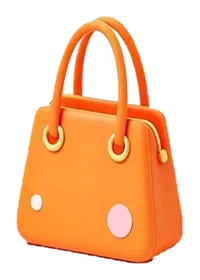
#> input picture assets/items/photos/item_784.webp, 200 x 280 px
$ python -i import_item_photos.py   (imports and definitions only)
#> lines starting #> are read from the running program, lines starting #| are printed output that depends on the picture; after the words box and inside, x2 and y2 are one past the last pixel; in counts of white or black regions, pixels touching at a corner belong together
#!/usr/bin/env python3
"""Import the supplied white-background item photos without redrawing them."""
import argparse
import hashlib
import json
import re
import shutil
import tempfile
from concurrent.futures import ThreadPoolExecutor
from pathlib import Path

from PIL import Image, ImageChops, ImageDraw

ROOT = Path(__file__).resolve().parents[1]
EXCLUDED_ITEM_NUMBERS = {
    801, 805, 829, 833, 835, 842, 849, 857, 859, 893,
    906, 912, 913, 935, 937, 938, 954, 963, 965, 966,
    968, 990, 995,
}

# Source numbers stay stable, including the unusually numbered source files.
GROUPS = [
    (810, 815, 'stocking', '彩色长袜'), (816, 822, 'gift', '蝴蝶结礼盒'),
    (823, 826, 'candle', '彩色蜡烛'), (827, 830, 'cat', '小猫公仔'),
    (831, 843, 'plant', '绿植盆栽'), (845, 847, 'rabbit', '小兔公仔'),
    (848, 855, 'bear', '小熊公仔'), (856, 859, 'carton', '饮品纸盒'),
    (860, 864, 'snack', '零食袋'), (865, 867, 'carton', '饮品纸盒'),
    (869, 871, 'snack', '零食袋'), (872, 875, 'carton', '果味饮品'),
    (876, 880, 'snack', '零食袋'), (881, 892, 'bottle', '汽水瓶'),
    (893, 894, 'stocking', '条纹长袜'), (898, 899, 'coffee_maker', '咖啡机'),
    (905, 906, 'bin', '收纳桶'), (908, 911, 'cleaner', '清洁用品'),
    (912, 913, 'toothbrush_cup', '牙刷杯'), (914, 915, 'dryer', '吹风机'),
    (916, 917, 'vacuum', '吸尘器'), (919, 921, 'lantern', '彩色灯笼'),
    (922, 925, 'wreath', '节日花环'), (926, 927, 'pouch', '福袋'),
    (928, 929, 'party_popper', '庆典礼炮'), (930, 931, 'gift', '节日礼盒'),
    (932, 933, 'shoe', '高帮运动鞋'), (934, 936, 'scarf', '彩色围巾'),
    (937, 938, 'handbag', '手提包'), (939, 940, 'perfume', '香水瓶'),
    (941, 942, 'backpack', '双肩背包'), (943, 944, 'scooter', '小摩托'),
    (946, 948, 'balloon', '热气球'), (972, 981, 'drink', '彩色饮料'),
    (987, 988, 'snack', '薯片袋'), (990, 993, 'plant', '花草盆栽'),
]
SPECIAL = {
    784: ('handbag', '橙色波点手提包'), 785: ('handbag', '红色波点手提包'),
    786: ('game_console', '黄色闪电游戏机'), 787: ('game_console', '紫色月亮游戏机'),
    788: ('game_console', '蓝色星星游戏机'), 789: ('game_console', '绿色方块游戏机'),
    790: ('cookie', '彩虹糖针饼干'), 791: ('cookie', '坚果夹心饼干'),
    792: ('cookie', '蓝色糖霜饼干'), 793: ('cookie', '橙子糖霜饼干'),
    794: ('cookie', '巧克力坚果饼干'), 795: ('cookie', '金黄夹心饼干'),
    796: ('can', '蓝色星空汽水罐'), 797: ('can', '彩虹汽水罐'),
    798: ('can', '绿色青柠汽水罐'),
    799: ('lamp', '复古小夜灯'), 800: ('can', '草莓汽水罐'),
    801: ('can', '粉色草莓汽水罐'), 802: ('can', '柠檬汽水罐'),
    803: ('can', '蓝色海浪汽水罐'), 804: ('backpack', '紫色小兔背包'),
    805: ('backpack', '绿色糖果背包'), 806: ('backpack', '蓝色双肩背包'),
    807: ('backpack', '奶黄色小猫背包'), 808: ('backpack', '橙色胡萝卜背包'),
    809: ('backpack', '深蓝星星背包'),
    885: ('snack', '彩色波点零食袋'), 886: ('snack', '绿色波纹零食袋'),
    887: ('snack', '星光零食袋'),
    895: ('lamp', '青色台灯'), 896: ('drink', '橙色饮料'),
    897: ('calculator', '橙色计算器'), 900: ('bowling', '保龄球瓶'),
    901: ('racket', '网球拍'), 902: ('flask', '蓝色水壶'),
    907: ('brush', '清洁刷'), 918: ('tree', '圣诞树'),
    945: ('skateboard', '青色滑板'), 949: ('train', '红色列车'),
    951: ('notebook', '粉色笔记本'), 952: ('calculator', '红色计算器'),
    953: ('dice', '彩色骰子'), 954: ('headphones', '黄色耳机'),
    955: ('remote', '紫色遥控器'), 956: ('laptop', '蓝色笔记本电脑'),
    957: ('flask', '粉色保温杯'), 958: ('board', '灰色砧板'),
    959: ('microwave', '橙色微波炉'), 960: ('rice_cooker', '紫色电饭锅'),
    961: ('toaster', '黄色烤面包机'), 962: ('coffee_maker', '蓝色咖啡机'),
    963: ('kettle', '蓝色水壶'), 964: ('pan', '红色煎锅'),
    965: ('stool', '木色圆凳'), 966: ('chair', '黄色扶手椅'),
    968: ('washer', '洗衣机'), 969: ('fan', '蓝色风扇'),
    970: ('fridge', '青色冰箱'), 971: ('clock', '红色闹钟'),
    982: ('mitten', '黄色手套'), 983: ('drink', '玻璃杯饮料'),
    984: ('lamp', '橙色台灯'), 985: ('leaf', '龟背竹叶'),
    986: ('carton', '蓝盒牛奶'), 989: ('bottle', '小熊饮料瓶'),
    991: ('cookie', '圆形饼干'), 995: ('mitten', '雪花手套'),
    996: ('notebook', '彩色笔记本'), 997: ('stocking', '黄黑条纹长袜'),
    998: ('bottle', '蓝色矿泉水'), 999: ('bottle', '橙味汽水'),
    8788: ('snack', '彩色糖果袋'), 8871: ('carton', '葡萄饮品盒'),
    8877: ('snack', '饼干袋'), 9771: ('lamp', '紫色台灯'),
    88868: ('snack', '紫色薯片袋'),
}


def transparent_photo(path):
#> called with path = '../assets/items/photos/item_784.webp'
    rgb = Image.open(path).convert('RGB')
    r, g, b = rgb.split()
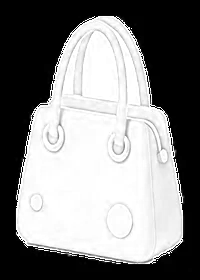
#> r: PIL image 200x280 L; min 0, max 255, mean 133.2
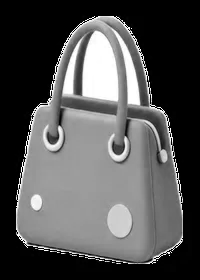
#> g: PIL image 200x280 L; min 0, max 255, mean 82.6
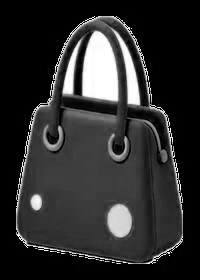
#> b: PIL image 200x280 L; min 0, max 255, mean 45.7
    lightest = ImageChops.lighter(ImageChops.lighter(r, g), b)
    darkest = ImageChops.darker(ImageChops.darker(r, g), b)
    neutral = ImageChops.subtract(lightest, darkest).point(lambda v: 255 if v < 14 else 0)
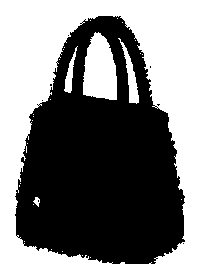
#> neutral: PIL image 200x280 L; 49.8% white; 28 white regions (23 under 20 px), largest, box (x1, y1, x2, y2) and area: (0, 0, 200, 280) 25401, (83, 32, 117, 100) 1771, (118, 38, 139, 104) 423, (64, 46, 78, 93) 225, (33, 197, 40, 207) 39
    white = darkest.point(lambda v: 255 if v >= 242 else 0)
#> white: PIL image 200x280 L; 4.6% white; 92 white regions (89 under 20 px), largest, box (x1, y1, x2, y2) and area: (83, 32, 117, 100) 1770, (118, 38, 139, 104) 422, (64, 46, 78, 93) 224
    candidates = ImageChops.multiply(white, neutral)
    # Only remove white connected to the exterior. White fabric, eyes and labels
    # enclosed by the object's outline keep their original pixels.
    padded = Image.new('L', (rgb.width + 2, rgb.height + 2), 255)
#> padded: PIL image 202x282 L; every value is 255
    padded.paste(candidates, (1, 1))
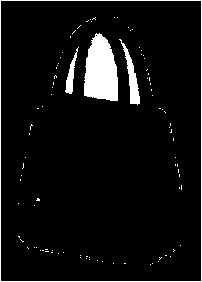
#> padded: PIL image 202x282 L; 6.3% white; 93 white regions (89 under 20 px), largest, box (x1, y1, x2, y2) and area: (84, 33, 118, 101) 1770, (0, 0, 202, 282) 964, (119, 39, 140, 105) 422, (65, 47, 79, 94) 224
    ImageDraw.floodfill(padded, (0, 0), 128)
    alpha = padded.crop((1, 1, rgb.width + 1, rgb.height + 1)).point(lambda v: 0 if v == 128 else 255)
#> alpha: PIL image 200x280 L; every value is 255
    rgba = rgb.convert('RGBA')
    rgba.putalpha(alpha)
    bounds = alpha.getbbox()
#> bounds = (0, 0, 200, 280)
    if bounds is None:
        raise ValueError(f'No subject found: {path}')
    subject = rgba.crop(bounds)
    subject.thumbnail((184, 248), Image.Resampling.LANCZOS)
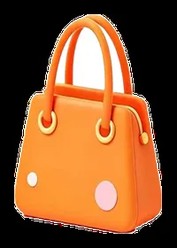
#> subject: PIL image 177x248 RGBA; mean R, G, B, A 133.2, 82.7, 45.9, 255
    canvas = Image.new('RGBA', (200, 280))
#> canvas: PIL image 200x280 RGBA; every value is 0
    canvas.alpha_composite(subject, ((200 - subject.width) // 2, 264 - subject.height))
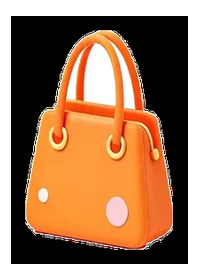
#> canvas: PIL image 200x280 RGBA; mean R, G, B, A 104.4, 64.8, 36, 199.9; transparent parts drawn white
    return canvas


# [73 lines left out: functions prepare_item, main, not called in this run]


# [2 lines not run here, left out]

>>> result = transparent_photo('../assets/items/photos/item_784.webp')

$ run again, on assets/items/photos/item_802.webp
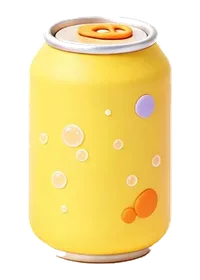
#> input picture assets/items/photos/item_802.webp, 200 x 280 px
#> in transparent_photo, `neutral = ImageChops.subtract(lightest, darkest).point(lambda v: 255 i..`:
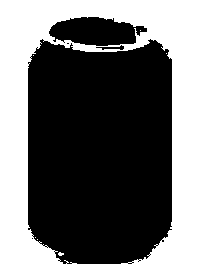
#> neutral: PIL image 200x280 L; 43.2% white; 7 white regions (6 under 20 px), largest, box (x1, y1, x2, y2) and area: (0, 0, 200, 280) 24150
#> white: PIL image 200x280 L; 0.62% white in thin lines or dots, all inside (x1, y1, x2, y2) = (28, 16, 172, 263)
#> alpha: PIL image 200x280 L; every value is 255
#> bounds = (0, 0, 200, 280)
#> in transparent_photo, `canvas.alpha_composite(subject, ((200 - subject.width) // 2, 264 - sub..`:
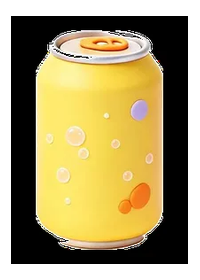
#> canvas: PIL image 200x280 RGBA; mean R, G, B, A 111.2, 96.8, 50.1, 199.9; transparent parts drawn white
